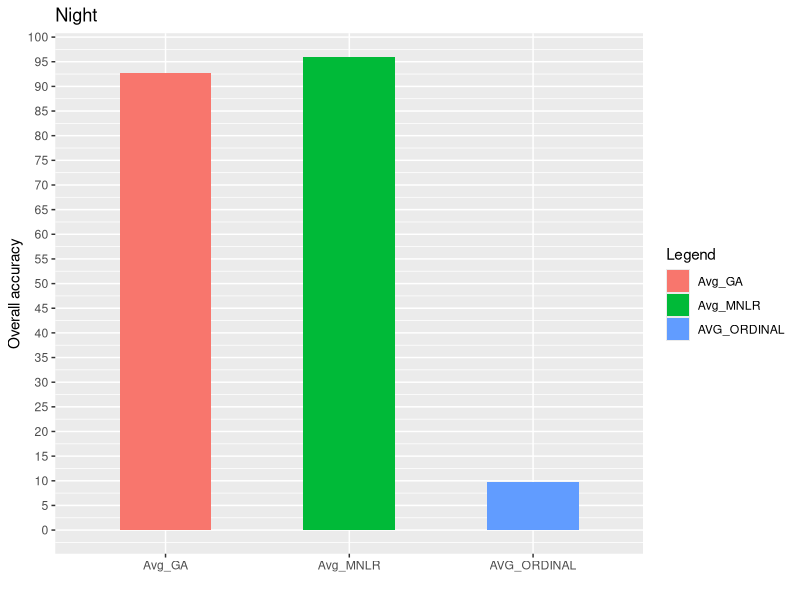

Reproduce this figure in R.
library(readxl)
library(ggplot2)

night_AvgOrdinal<-max(unlist(read_excel("Alldata_excel.xlsx", sheet = "All data", range = "R72",col_names = FALSE)))
night_AvgMNLR<-max(unlist(read_excel("Alldata_excel.xlsx",sheet = "All data", range = "R73",col_names = FALSE)))
night_AvgGA<-max(unlist(read_excel("Alldata_excel.xlsx", range = "R74",col_names = FALSE)))


#geom_hline(yintercept = 0, color = "black", linetype = "solid") #draws the x-axis line

loadData<-data.frame(
  AccuracyAVG = c(night_AvgOrdinal,night_AvgMNLR,night_AvgGA),
  xvalues =c("AVG_ORDINAL","Avg_MNLR","Avg_GA")
)
tiff("nightAvgAccuracyBarChart.tiff", units="in", width=10, height=10, res=300)
ggplot(loadData,aes(x=xvalues,y=AccuracyAVG,fill=xvalues))+geom_col(width = 0.5)+
  labs(
    title = "Night",
    x="",
    y="Overall accuracy",
    fill ="Legend"
  )+
  scale_y_continuous(breaks = seq(0,100,by=5))
dev.off()
